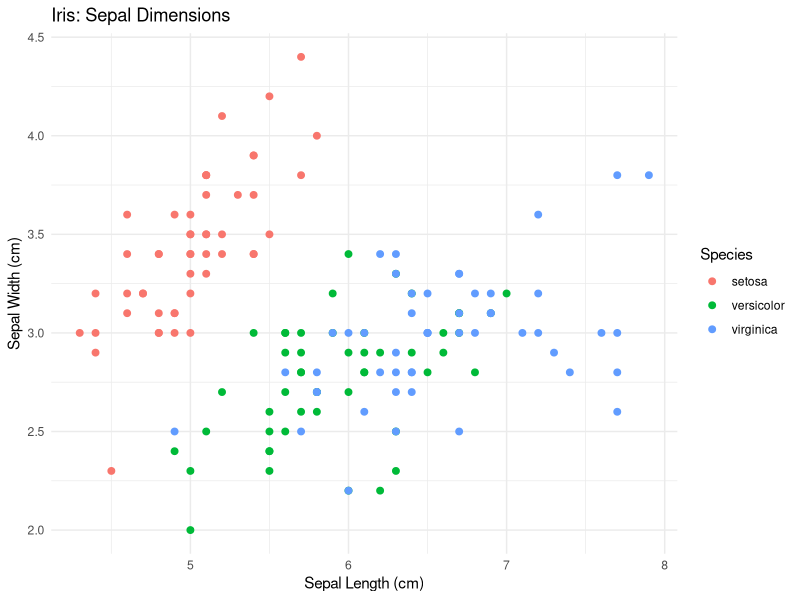
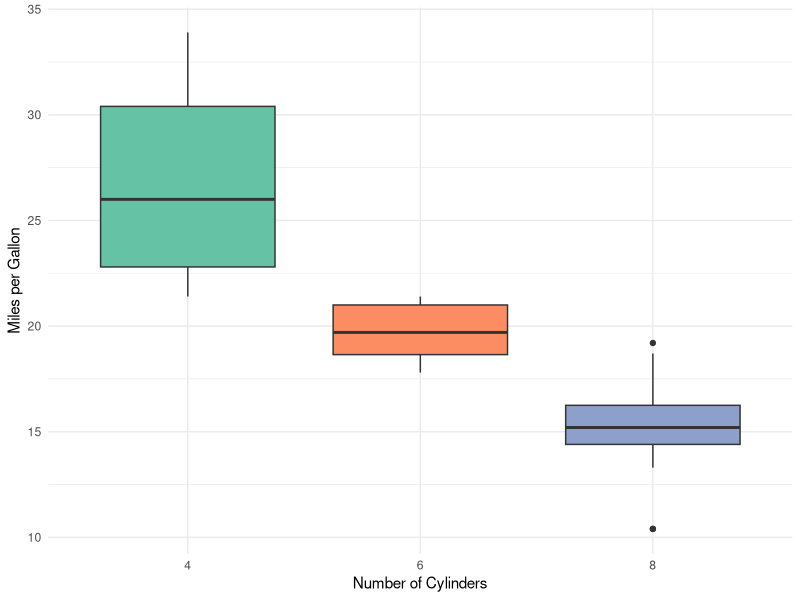
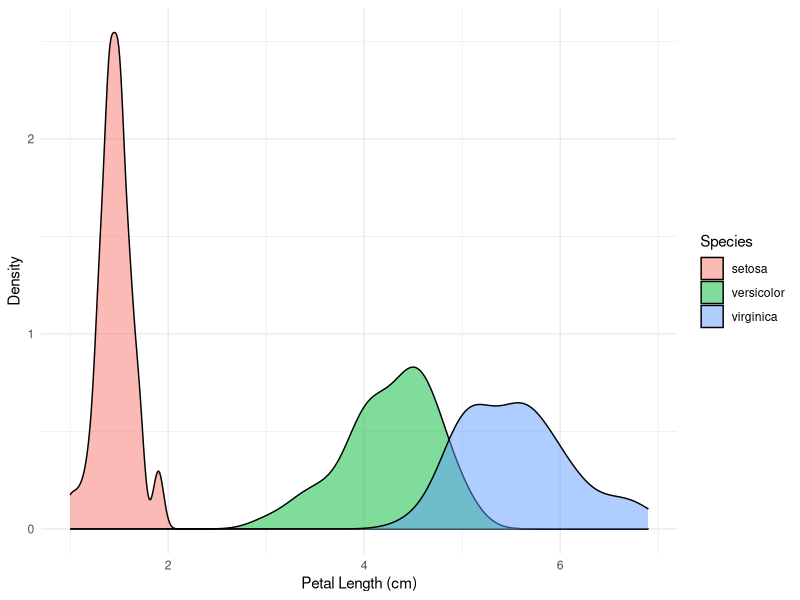
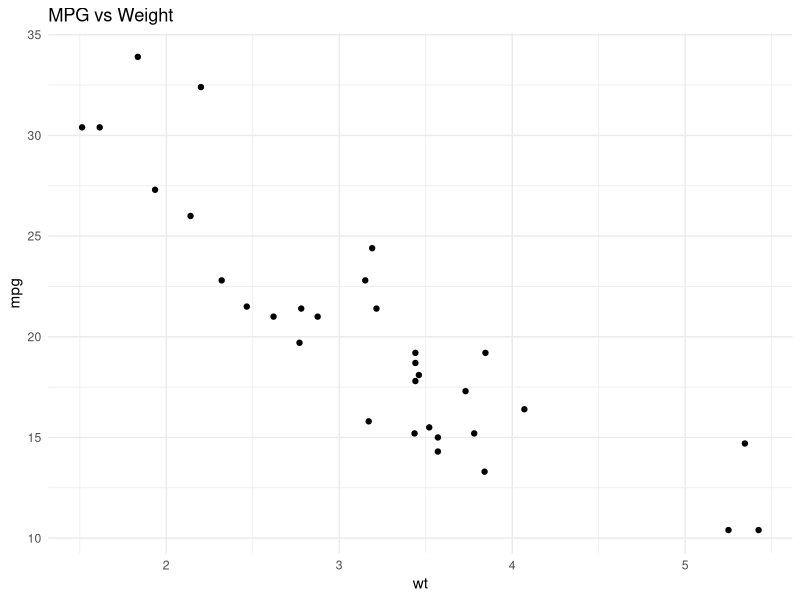
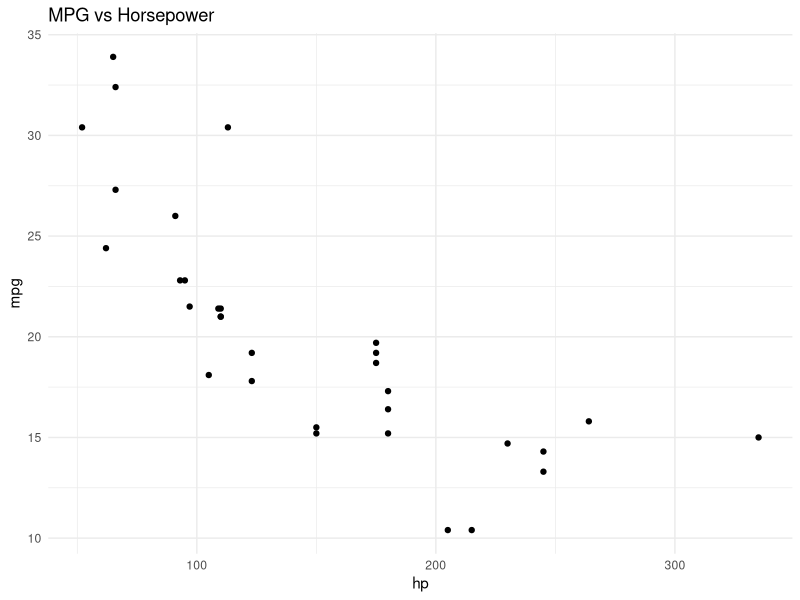

These figures' R source, in order:
## ---- chunk 1
library(knitr)
opts_chunk$set(echo=TRUE, warning=FALSE, message=FALSE)
## ---- chunk 2
head(mtcars)
## ---- chunk 3
summary(mtcars$mpg)
## ---- chunk 4
mean(mtcars$mpg)
## ---- chunk 5
library(ggplot2)
library(dplyr)
## ---- chunk 6
ggplot(iris, aes(x = Sepal.Length, y = Sepal.Width, color = Species)) +
  geom_point(size = 2) +
  labs(title = "Iris: Sepal Dimensions",
       x = "Sepal Length (cm)",
       y = "Sepal Width (cm)") +
  theme_minimal()
## ---- chunk 7
avg_mpg <- mean(mtcars$mpg)
max_hp <- max(mtcars$hp)
n_cyl6 <- sum(mtcars$cyl == 6)
## ---- chunk 8
kable(head(iris), caption = "First six rows of the iris dataset.")
## ---- chunk 9
mtcars_summary <- mtcars %>%
  group_by(cyl) %>%
  summarize(
    Count = n(),
    Avg_MPG = mean(mpg),
    Avg_HP = mean(hp),
    Avg_WT = mean(wt)
  )

kable(mtcars_summary,
      digits = 2,
      col.names = c("Cylinders", "Count", "Avg MPG", "Avg HP", "Avg Weight"),
      align = c("c", "c", "r", "r", "r"),
      caption = "Summary statistics of mtcars by number of cylinders.")
## ---- chunk 10
library(kableExtra)

kable(mtcars_summary,
      digits = 2,
      col.names = c("Cylinders", "Count", "Avg MPG", "Avg HP", "Avg Weight"),
      caption = "Styled summary of mtcars by cylinder count.") %>%
  kable_styling(bootstrap_options = c("striped", "hover", "condensed"),
                full_width = FALSE,
                position = "center") %>%
  column_spec(1, bold = TRUE) %>%
  row_spec(0, bold = TRUE, color = "white", background = "#3366cc")
## ---- chunk 11
ggplot(mtcars, aes(x = factor(cyl), y = mpg, fill = factor(cyl))) +
  geom_boxplot(show.legend = FALSE) +
  labs(x = "Number of Cylinders", y = "Miles per Gallon") +
  theme_minimal() +
  scale_fill_brewer(palette = "Set2")
## ---- chunk 12
ggplot(iris, aes(x = Petal.Length, fill = Species)) +
  geom_density(alpha = 0.5) +
  labs(x = "Petal Length (cm)", y = "Density") +
  theme_minimal()
## ---- chunk 13
ggplot(mtcars, aes(x = wt, y = mpg)) +
  geom_point() +
  labs(title = "MPG vs Weight") +
  theme_minimal()

ggplot(mtcars, aes(x = hp, y = mpg)) +
  geom_point() +
  labs(title = "MPG vs Horsepower") +
  theme_minimal()
## ---- chunk 14
knitr::include_graphics("https://www.r-project.org/Rlogo.png")
